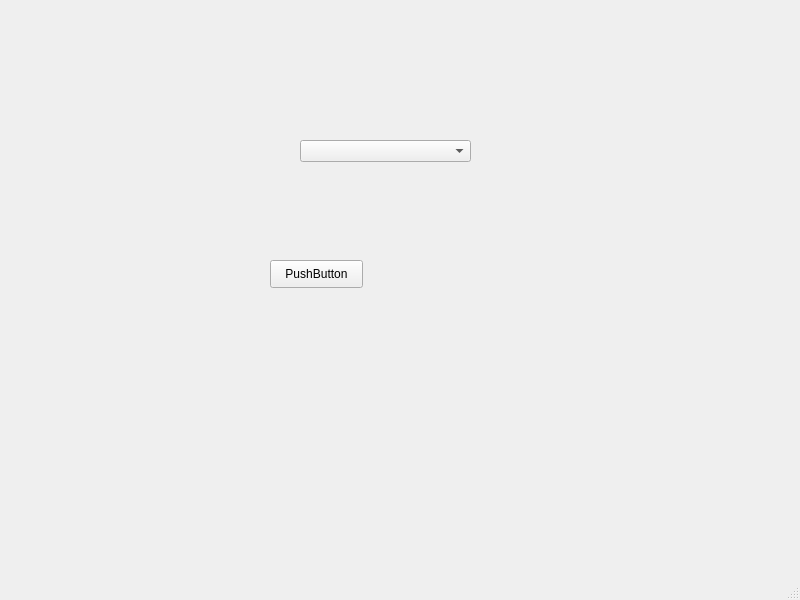
<?xml version="1.0" encoding="UTF-8"?>
<ui version="4.0">
 <class>MainWindow</class>
 <widget class="QMainWindow" name="MainWindow">
  <property name="geometry">
   <rect>
    <x>0</x>
    <y>0</y>
    <width>800</width>
    <height>600</height>
   </rect>
  </property>
  <property name="windowTitle">
   <string>MainWindow</string>
  </property>
  <widget class="QWidget" name="centralwidget">
   <widget class="QComboBox" name="comboBox">
    <property name="geometry">
     <rect>
      <x>300</x>
      <y>140</y>
      <width>171</width>
      <height>22</height>
     </rect>
    </property>
   </widget>
   <widget class="QPushButton" name="pushButton">
    <property name="geometry">
     <rect>
      <x>270</x>
      <y>260</y>
      <width>93</width>
      <height>28</height>
     </rect>
    </property>
    <property name="text">
     <string>PushButton</string>
    </property>
   </widget>
  </widget>
  <widget class="QMenuBar" name="menubar">
   <property name="geometry">
    <rect>
     <x>0</x>
     <y>0</y>
     <width>800</width>
     <height>21</height>
    </rect>
   </property>
  </widget>
  <widget class="QStatusBar" name="statusbar"/>
 </widget>
 <resources/>
 <connections/>
</ui>
